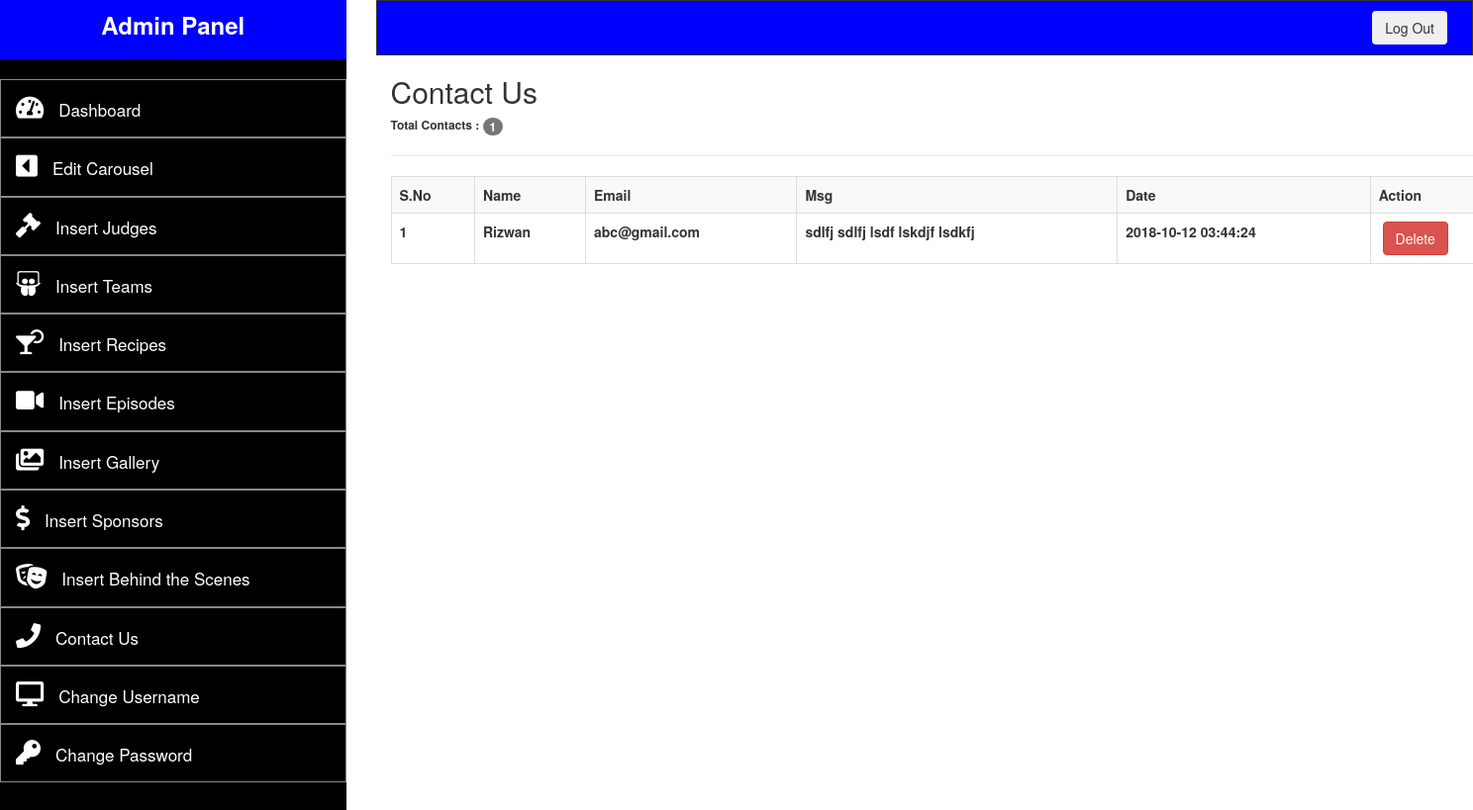
The app's page /admin/viewContactUs.php (signed in) with its own data.
### tables this page shows
CREATE TABLE `contactus` (
  `id` int(10) NOT NULL,
  `name` text NOT NULL,
  `email` text NOT NULL,
  `msg` text NOT NULL,
  `date` timestamp NOT NULL DEFAULT CURRENT_TIMESTAMP ON UPDATE CURRENT_TIMESTAMP
);

### admin/viewContactUs.php (the view, shortened to what this page needs)
<?php
	require __DIR__.'/config/db.php';
	if(!isset($_SESSION['user'])){
		header("location:login.php");
	}else{
?>
<!DOCTYPE html>
<html>
<head>
		<link rel="stylesheet" href="https://maxcdn.bootstrapcdn.com/bootstrap/3.3.7/css/bootstrap.min.css">
		<link href="adminAssets\style.css" rel="stylesheet">
		<link 	rel="stylesheet"
				href="https://use.fontawesome.com/releases/v5.2.0/css/all.css"
>
</head>
<body>
	<div class="row">
		<?php
		include "templates/adminpanel_template.php";
		?>
			<div class="container" style="background: #FFF;">
			<?php
			$judge_query = "SELECT * FROM contactus
									ORDER BY id DESC";
			$connect_judge_query = mysqli_query($conn, $judge_query);
			$count_rows = mysqli_num_rows($connect_judge_query);
			$number_of_items = 1;
			?>
				<h2>Contact Us</h2>
				<h6 style="font-weight: bold">Total Contacts : <span class="badge"><?php echo $count_rows; ?></span></h6>
				<hr>
					<table class="table table-hover table-striped table-bordered">
						<tr>
							<th>S.No</th>
							<th>Name</th>
							<th>Email</th>
							<th>Msg</th>
							<th>Date</th>
							<th>Action</th>
						</tr>
			<?php
			if($count_rows > 0){
				while($get_each_row = mysqli_fetch_array($connect_judge_query)){
					$id_of_judge = $get_each_row['id'];
					$name_of_judge = $get_each_row['name'];
					$email_of_judge = $get_each_row['email'];
					$msg_of_judge = $get_each_row['msg'];
					$date_judge = $get_each_row['date'];
			?>
						<tr>
							<th><?php echo $number_of_items++; ?></th>
							<th><?php echo $name_of_judge; ?></th>
							<th><?php echo $email_of_judge; ?></th>
							<th><?php echo $msg_of_judge; ?></th>
							<th><?php echo $date_judge; ?></th>
							<th>&nbsp;<a href="deleteContact.php?id=<?php echo $id_of_judge; ?>" class="btn btn-danger">Delete</a></th>
						</tr>
			<?php
				}
			}
			?>
					</table>
				</div>
			</div>
		</div>
</body>
</html>
<?php } ?>

### records on screen
contactus: name "Rizwan", email "abc@gmail.com", msg "sdlfj sdlfj lsdf lskdjf lsdkfj", date "2018-10-12 03:44:24"

### other values on screen
$count_rows "1"
